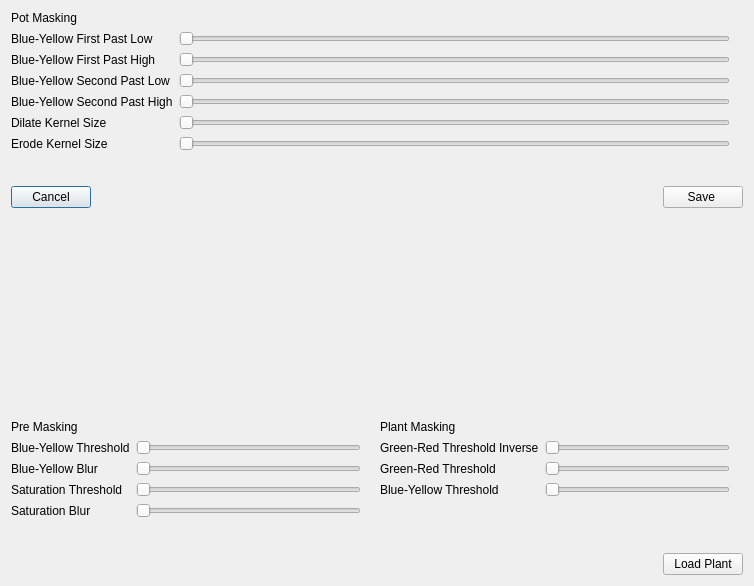
<?xml version="1.0" encoding="UTF-8"?>
<ui version="4.0">
 <class>ManualImportMask</class>
 <widget class="QDialog" name="ManualImportMask">
  <property name="geometry">
   <rect>
    <x>0</x>
    <y>0</y>
    <width>754</width>
    <height>586</height>
   </rect>
  </property>
  <property name="windowTitle">
   <string>Dialog</string>
  </property>
  <layout class="QVBoxLayout" name="verticalLayout_18">
   <item>
    <layout class="QHBoxLayout" name="horizontalLayout_10">
     <item>
      <layout class="QVBoxLayout" name="verticalLayout_12">
       <item>
        <widget class="QLabel" name="label_24">
         <property name="text">
          <string>Pot Masking</string>
         </property>
        </widget>
       </item>
       <item>
        <layout class="QHBoxLayout" name="horizontalLayout_7">
         <item>
          <layout class="QVBoxLayout" name="verticalLayout_9">
           <item>
            <widget class="QLabel" name="label_3">
             <property name="text">
              <string>Blue-Yellow First Past Low</string>
             </property>
            </widget>
           </item>
           <item>
            <widget class="QLabel" name="label_4">
             <property name="text">
              <string>Blue-Yellow First Past High</string>
             </property>
            </widget>
           </item>
           <item>
            <widget class="QLabel" name="label_5">
             <property name="text">
              <string>Blue-Yellow Second Past Low</string>
             </property>
            </widget>
           </item>
           <item>
            <widget class="QLabel" name="label_6">
             <property name="text">
              <string>Blue-Yellow Second Past High</string>
             </property>
            </widget>
           </item>
           <item>
            <widget class="QLabel" name="label_25">
             <property name="text">
              <string>Dilate Kernel Size</string>
             </property>
            </widget>
           </item>
           <item>
            <widget class="QLabel" name="label_26">
             <property name="text">
              <string>Erode Kernel Size</string>
             </property>
            </widget>
           </item>
          </layout>
         </item>
         <item>
          <layout class="QVBoxLayout" name="verticalLayout_10">
           <item>
            <widget class="QSlider" name="bYFPL">
             <property name="maximum">
              <number>255</number>
             </property>
             <property name="orientation">
              <enum>Qt::Horizontal</enum>
             </property>
            </widget>
           </item>
           <item>
            <widget class="QSlider" name="bYFPH">
             <property name="maximum">
              <number>255</number>
             </property>
             <property name="orientation">
              <enum>Qt::Horizontal</enum>
             </property>
            </widget>
           </item>
           <item>
            <widget class="QSlider" name="bYSPL">
             <property name="maximum">
              <number>255</number>
             </property>
             <property name="orientation">
              <enum>Qt::Horizontal</enum>
             </property>
            </widget>
           </item>
           <item>
            <widget class="QSlider" name="bYSPH">
             <property name="maximum">
              <number>255</number>
             </property>
             <property name="orientation">
              <enum>Qt::Horizontal</enum>
             </property>
            </widget>
           </item>
           <item>
            <widget class="QSlider" name="PotDilateKernelSize">
             <property name="minimum">
              <number>1</number>
             </property>
             <property name="maximum">
              <number>10</number>
             </property>
             <property name="singleStep">
              <number>2</number>
             </property>
             <property name="pageStep">
              <number>2</number>
             </property>
             <property name="orientation">
              <enum>Qt::Horizontal</enum>
             </property>
            </widget>
           </item>
           <item>
            <widget class="QSlider" name="PotErodeKernelSize">
             <property name="minimum">
              <number>1</number>
             </property>
             <property name="maximum">
              <number>10</number>
             </property>
             <property name="singleStep">
              <number>2</number>
             </property>
             <property name="pageStep">
              <number>2</number>
             </property>
             <property name="orientation">
              <enum>Qt::Horizontal</enum>
             </property>
            </widget>
           </item>
          </layout>
         </item>
         <item>
          <layout class="QVBoxLayout" name="verticalLayout_11">
           <item>
            <widget class="QLabel" name="label_14">
             <property name="text">
              <string/>
             </property>
            </widget>
           </item>
           <item>
            <widget class="QLabel" name="label_11">
             <property name="text">
              <string/>
             </property>
            </widget>
           </item>
           <item>
            <widget class="QLabel" name="label_10">
             <property name="text">
              <string/>
             </property>
            </widget>
           </item>
           <item>
            <widget class="QLabel" name="label_9">
             <property name="text">
              <string/>
             </property>
            </widget>
           </item>
           <item>
            <widget class="QLabel" name="label_27">
             <property name="text">
              <string/>
             </property>
            </widget>
           </item>
           <item>
            <widget class="QLabel" name="label_28">
             <property name="text">
              <string/>
             </property>
            </widget>
           </item>
          </layout>
         </item>
        </layout>
       </item>
       <item>
        <spacer name="verticalSpacer_4">
         <property name="orientation">
          <enum>Qt::Vertical</enum>
         </property>
         <property name="sizeHint" stdset="0">
          <size>
           <width>20</width>
           <height>40</height>
          </size>
         </property>
        </spacer>
       </item>
      </layout>
     </item>
    </layout>
   </item>
   <item>
    <layout class="QHBoxLayout" name="horizontalLayout_5">
     <item>
      <widget class="QPushButton" name="pushButton_5">
       <property name="text">
        <string>Cancel</string>
       </property>
       <property name="icon">
        <iconset resource="images.qrc">
         <normaloff>:/icons/Images/process-stop.svg</normaloff>:/icons/Images/process-stop.svg</iconset>
       </property>
      </widget>
     </item>
     <item>
      <spacer name="horizontalSpacer_7">
       <property name="orientation">
        <enum>Qt::Horizontal</enum>
       </property>
       <property name="sizeHint" stdset="0">
        <size>
         <width>40</width>
         <height>20</height>
        </size>
       </property>
      </spacer>
     </item>
     <item>
      <widget class="QPushButton" name="pushButton_4">
       <property name="text">
        <string>Save </string>
       </property>
       <property name="icon">
        <iconset resource="images.qrc">
         <normaloff>:/icons/Images/dialog-ok-apply.svg</normaloff>:/icons/Images/dialog-ok-apply.svg</iconset>
       </property>
      </widget>
     </item>
    </layout>
   </item>
   <item>
    <layout class="QHBoxLayout" name="horizontalLayout_4">
     <item>
      <spacer name="horizontalSpacer_5">
       <property name="orientation">
        <enum>Qt::Horizontal</enum>
       </property>
       <property name="sizeHint" stdset="0">
        <size>
         <width>40</width>
         <height>20</height>
        </size>
       </property>
      </spacer>
     </item>
     <item>
      <widget class="QLabel" name="maskM">
       <property name="minimumSize">
        <size>
         <width>300</width>
         <height>200</height>
        </size>
       </property>
       <property name="maximumSize">
        <size>
         <width>300</width>
         <height>200</height>
        </size>
       </property>
       <property name="text">
        <string/>
       </property>
      </widget>
     </item>
     <item>
      <spacer name="horizontalSpacer_6">
       <property name="orientation">
        <enum>Qt::Horizontal</enum>
       </property>
       <property name="sizeHint" stdset="0">
        <size>
         <width>40</width>
         <height>20</height>
        </size>
       </property>
      </spacer>
     </item>
    </layout>
   </item>
   <item>
    <layout class="QHBoxLayout" name="horizontalLayout_9">
     <item>
      <layout class="QVBoxLayout" name="verticalLayout_7">
       <item>
        <widget class="QLabel" name="label_19">
         <property name="text">
          <string>Pre Masking</string>
         </property>
        </widget>
       </item>
       <item>
        <layout class="QHBoxLayout" name="horizontalLayout_6">
         <item>
          <layout class="QVBoxLayout" name="verticalLayout_5">
           <item>
            <widget class="QLabel" name="label_8">
             <property name="text">
              <string>Blue-Yellow Threshold</string>
             </property>
            </widget>
           </item>
           <item>
            <widget class="QLabel" name="label_16">
             <property name="text">
              <string>Blue-Yellow Blur</string>
             </property>
            </widget>
           </item>
           <item>
            <widget class="QLabel" name="label_17">
             <property name="text">
              <string>Saturation Threshold</string>
             </property>
            </widget>
           </item>
           <item>
            <widget class="QLabel" name="label_18">
             <property name="text">
              <string>Saturation Blur</string>
             </property>
            </widget>
           </item>
          </layout>
         </item>
         <item>
          <layout class="QVBoxLayout" name="verticalLayout_6">
           <item>
            <widget class="QSlider" name="BluePlantThreshold">
             <property name="maximum">
              <number>255</number>
             </property>
             <property name="singleStep">
              <number>1</number>
             </property>
             <property name="orientation">
              <enum>Qt::Horizontal</enum>
             </property>
            </widget>
           </item>
           <item>
            <widget class="QSlider" name="BluePlantBlur">
             <property name="minimum">
              <number>1</number>
             </property>
             <property name="maximum">
              <number>9</number>
             </property>
             <property name="singleStep">
              <number>2</number>
             </property>
             <property name="pageStep">
              <number>2</number>
             </property>
             <property name="orientation">
              <enum>Qt::Horizontal</enum>
             </property>
             <property name="tickPosition">
              <enum>QSlider::NoTicks</enum>
             </property>
             <property name="tickInterval">
              <number>0</number>
             </property>
            </widget>
           </item>
           <item>
            <widget class="QSlider" name="GreenPlantThreshold">
             <property name="maximum">
              <number>255</number>
             </property>
             <property name="singleStep">
              <number>1</number>
             </property>
             <property name="pageStep">
              <number>10</number>
             </property>
             <property name="orientation">
              <enum>Qt::Horizontal</enum>
             </property>
            </widget>
           </item>
           <item>
            <widget class="QSlider" name="GreenPlantBlur">
             <property name="minimum">
              <number>1</number>
             </property>
             <property name="maximum">
              <number>9</number>
             </property>
             <property name="singleStep">
              <number>2</number>
             </property>
             <property name="orientation">
              <enum>Qt::Horizontal</enum>
             </property>
            </widget>
           </item>
          </layout>
         </item>
         <item>
          <layout class="QVBoxLayout" name="verticalLayout_8">
           <item>
            <widget class="QLabel" name="label_20">
             <property name="text">
              <string/>
             </property>
            </widget>
           </item>
           <item>
            <widget class="QLabel" name="label_22">
             <property name="text">
              <string/>
             </property>
            </widget>
           </item>
           <item>
            <widget class="QLabel" name="label_23">
             <property name="text">
              <string/>
             </property>
            </widget>
           </item>
           <item>
            <widget class="QLabel" name="label_21">
             <property name="text">
              <string/>
             </property>
            </widget>
           </item>
          </layout>
         </item>
        </layout>
       </item>
       <item>
        <spacer name="verticalSpacer_2">
         <property name="orientation">
          <enum>Qt::Vertical</enum>
         </property>
         <property name="sizeHint" stdset="0">
          <size>
           <width>20</width>
           <height>40</height>
          </size>
         </property>
        </spacer>
       </item>
      </layout>
     </item>
     <item>
      <layout class="QVBoxLayout" name="verticalLayout_16">
       <item>
        <widget class="QLabel" name="label_39">
         <property name="text">
          <string>Plant Masking</string>
         </property>
        </widget>
       </item>
       <item>
        <layout class="QHBoxLayout" name="horizontalLayout_8">
         <item>
          <layout class="QVBoxLayout" name="verticalLayout_13">
           <item>
            <widget class="QLabel" name="label_33">
             <property name="text">
              <string>Green-Red Threshold Inverse</string>
             </property>
            </widget>
           </item>
           <item>
            <widget class="QLabel" name="label_34">
             <property name="text">
              <string>Green-Red Threshold</string>
             </property>
            </widget>
           </item>
           <item>
            <widget class="QLabel" name="label_35">
             <property name="text">
              <string>Blue-Yellow Threshold</string>
             </property>
            </widget>
           </item>
          </layout>
         </item>
         <item>
          <layout class="QVBoxLayout" name="verticalLayout_14">
           <item>
            <widget class="QSlider" name="MaskAlphaThresholdDark">
             <property name="maximum">
              <number>255</number>
             </property>
             <property name="orientation">
              <enum>Qt::Horizontal</enum>
             </property>
            </widget>
           </item>
           <item>
            <widget class="QSlider" name="MaskAlphaThresholdLight">
             <property name="maximum">
              <number>255</number>
             </property>
             <property name="orientation">
              <enum>Qt::Horizontal</enum>
             </property>
            </widget>
           </item>
           <item>
            <widget class="QSlider" name="MaskBetaThreshold">
             <property name="maximum">
              <number>255</number>
             </property>
             <property name="orientation">
              <enum>Qt::Horizontal</enum>
             </property>
            </widget>
           </item>
          </layout>
         </item>
         <item>
          <layout class="QVBoxLayout" name="verticalLayout_15">
           <item>
            <widget class="QLabel" name="label_36">
             <property name="text">
              <string/>
             </property>
            </widget>
           </item>
           <item>
            <widget class="QLabel" name="label_37">
             <property name="text">
              <string/>
             </property>
            </widget>
           </item>
           <item>
            <widget class="QLabel" name="label_38">
             <property name="text">
              <string/>
             </property>
            </widget>
           </item>
          </layout>
         </item>
        </layout>
       </item>
       <item>
        <spacer name="verticalSpacer">
         <property name="orientation">
          <enum>Qt::Vertical</enum>
         </property>
         <property name="sizeHint" stdset="0">
          <size>
           <width>20</width>
           <height>40</height>
          </size>
         </property>
        </spacer>
       </item>
      </layout>
     </item>
    </layout>
   </item>
   <item>
    <layout class="QVBoxLayout" name="verticalLayout">
     <item>
      <layout class="QHBoxLayout" name="horizontalLayout">
       <item>
        <spacer name="horizontalSpacer">
         <property name="orientation">
          <enum>Qt::Horizontal</enum>
         </property>
         <property name="sizeHint" stdset="0">
          <size>
           <width>40</width>
           <height>20</height>
          </size>
         </property>
        </spacer>
       </item>
       <item>
        <widget class="QPushButton" name="pushButton">
         <property name="text">
          <string>Load Plant</string>
         </property>
        </widget>
       </item>
      </layout>
     </item>
     <item>
      <layout class="QHBoxLayout" name="horizontalLayout_2"/>
     </item>
    </layout>
   </item>
  </layout>
 </widget>
 <resources>
  <include location="images.qrc"/>
 </resources>
 <connections/>
</ui>
